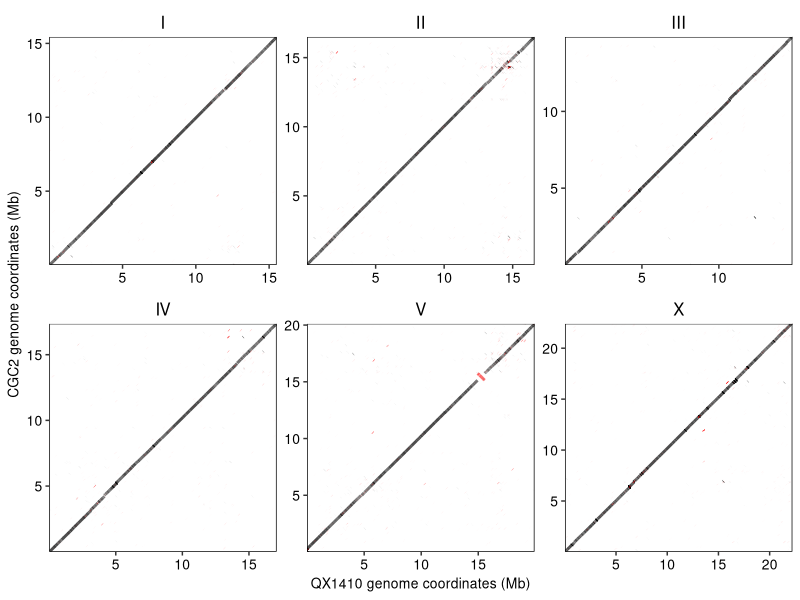

Source code (R):
library(ggplot2)
library(readr)
library(dplyr)
                  
# Chromosome ordering for plot
chrom_levels <- c("I","II","III","IV","V","X")

# Loading in nucmer alignment data of AF16 to QX1410
cg_qx <- readr::read_tsv("../../processed_data/genome_genome_alignments/CGC2_QX1410.transformed.tsv", 
                         col_names = c("QXS","QXE","CGS","CGE","L1","L2","IDY","LENR","LENQ","QX1410","CGC2")) %>%
  dplyr::filter(!grepl("AC186293.1", CGC2)) %>% # removing MtDNA alignments
  dplyr::mutate(class = ifelse(CGS > CGE, "INV", "NOINV")) %>%
  dplyr::filter(QX1410 == CGC2)
  
# Plotting alignment dotplot faceted by each strains chromosomes to visualzie co-linearity
cg_qx_main <- ggplot(cg_qx) + 
  geom_segment(aes(x = QXS / 1e6, xend = QXE / 1e6, y = CGS / 1e6, yend = CGE / 1e6, color = class), linewidth = 1, alpha = 0.7) +
  scale_color_manual(values = c("INV" = "red", "NOINV" = "black")) +
  facet_wrap(~QX1410, scales = "free", ncol = 3) +
  scale_x_continuous(breaks = seq(5,20,5), expand = c(0,0)) +
  scale_y_continuous(breaks = seq(5,20,5), expand = c(0,0)) +
  labs(x = "QX1410 genome coordinates (Mb)", y = "CGC2 genome coordinates (Mb)") +
  theme(
    panel.border = element_rect(color = 'black', fill = NA),
    legend.position = "none",
    strip.background = element_rect(fill = "white", colour = "white"),
    strip.text = element_text(size = 12, color = 'black'),
    panel.background = element_blank(),
    axis.text = element_text(size = 10, color = 'black'),
    axis.title = element_text(size = 10, color = 'black'))

# Saving plot
ggsave("../../figures/CGC2_QX1410_dotplot.png", cg_qx_main, width = 7, height = 4.7, dpi = 600)
